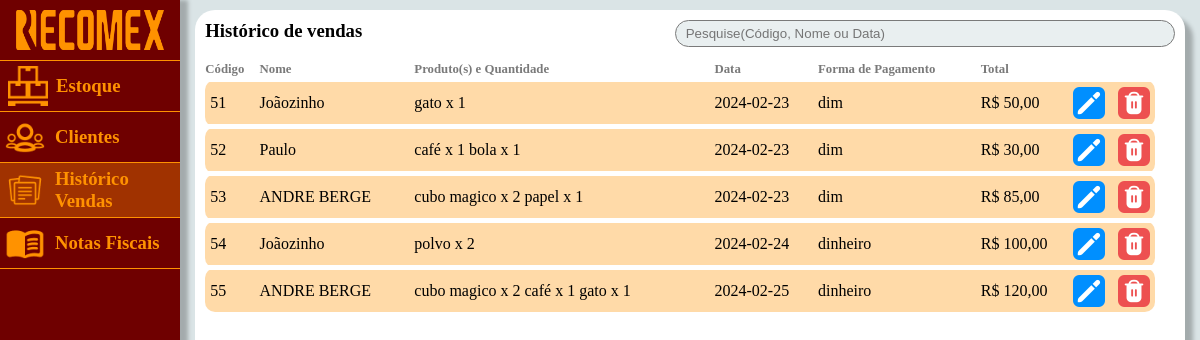
/app/views/Vendas/vendas.php (signed in), run on an earlier commit of the app's database.
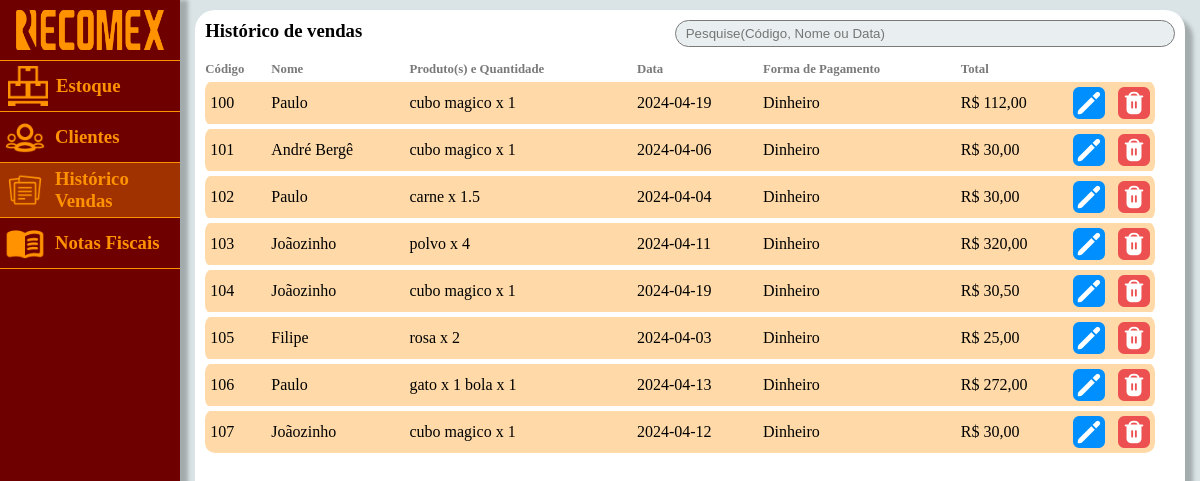
And on a later commit of the database.
### tables this page shows
CREATE TABLE `vendas` (
  `idvendas` int(11) NOT NULL,
  `id_clientes` int(11) NOT NULL,
  `dataV` varchar(50) DEFAULT NULL,
  `qtdVenda` float DEFAULT NULL,
  `forma` varchar(50) DEFAULT NULL
);

CREATE TABLE `clientes` (
  `id_clientes` int(11) NOT NULL,
  `nome` varchar(60) NOT NULL,
  `cnpj_cpf` varchar(50) NOT NULL,
  `inscrição_estadual` varchar(50) NOT NULL,
  `endereco` varchar(150) NOT NULL,
  `email` varchar(150) NOT NULL,
  `cidade` varchar(50) NOT NULL,
  `bairro` varchar(140) NOT NULL,
  `numero` varchar(140) NOT NULL,
  `cep` varchar(50) NOT NULL,
  `celular` varchar(20) NOT NULL
);

CREATE TABLE `produtos` (
  `id` int(11) NOT NULL,
  `nome` varchar(50) NOT NULL,
  `unidade_de_medida` varchar(140) DEFAULT NULL,
  `descricao` varchar(50) DEFAULT NULL,
  `ncm` varchar(50) DEFAULT NULL,
  `quantidade` float NOT NULL DEFAULT 0,
  `custo` float NOT NULL,
  `preco` float NOT NULL,
  `origem` varchar(140) DEFAULT NULL
);

CREATE TABLE `intePV` (
  `idintePV` int(10) NOT NULL,
  `idprodutos` int(10) NOT NULL,
  `idvendas` int(10) NOT NULL,
  `quantidadeP` float NOT NULL,
  `valorP` float NOT NULL
);

### app/views/Vendas/vendas.php (the view, shortened to what this page needs)
<?php
include('../../helpers/conexao.php');
$filtro_sql = "";
$sql = "SELECT * FROM vendas v
inner join clientes c on c.id_clientes = v.id_clientes $filtro_sql ORDER BY idvendas ";
$query = mysqli_query($mysqli, $sql);
?>
<!DOCTYPE html>
<html lang="en">
<head>
    <link rel="stylesheet" href="setyle.css">
</head>
<body>
    <header>
        <div class="logo">
            <img src="../../../img/logo_recomex2.png" height="40vh" alt="">
        </div>
        <a href="../Estoque/estoque.php">
            <div class="estoque">
                <img src="../../../img/icone_estoque.png" height="40vh" alt="">
                <h3>Estoque</h3>
            </div>
        </a>
        <a href="../Clientes/clientes.php">
            <div class="clientes">
                <img src="../../../img/typcn_group-outline.png" height="40vh" alt="">
                <h3>Clientes</h3>
            </div>
        </a>
        <a href="../Vendas/vendas.php">
            <div class="vendas">
                <img src="../../../img/arcticons_notebook.png" height="40vh" alt="">
                <h3>Histórico Vendas</h3>
            </div>
        </a>
        <a href="../Notas/notas.php">
            <div class="Notas">
                <img src="../../../img/ri_profile-fill.png" height="40vh" alt="">
                <h3>Notas Fiscais</h3>
            </div>
        </a>
    </header>
    <main>
        <div class="container" style=" background: white; box-shadow: 8px 8px 4px rgba(0, 0, 0, 0.25)">
            <nav style="display: flex; justify-content:space-between; ">
                <h3>Histórico de vendas</h3>
                <form method="POST" action="">
                    <input class="input_search" type="text" placeholder="Pesquise(Código, Nome ou Data)" value="<?php echo $_POST["filtro"]; ?>" name="filtro">
                </form>
            </nav>
            <div class="tabl">
                <table class="table">
                    <thead>
                        <th class="coluna-um" scope="col">Código</th>
                        <th scope="col">Nome</th>
                        <th scope="col">Produto(s) e Quantidade</th>
                        <th scope="col">Data</th>
                        <th scope="col">Forma de Pagamento</th>
                        <th scope="col">Total</th>
                    </thead>
                    <tbody>
                        <?php
                        while ($data = mysqli_fetch_assoc($query)) {
                            $res = $data['qtdVenda'];
                            $id = $data['idvendas'];
                            $sqldois = "SELECT i.idintePV FROM  intePV i
                            inner join produtos p on p.id = i.idprodutos WHERE i.idvendas = '$id' ";
                            $queries = mysqli_query($mysqli, $sqldois);
                            $produto = '';
                            while ($resultado = mysqli_fetch_assoc($queries)) {
                                $idp = $resultado['idintePV'];
                                $sqltr = "SELECT p.nome, i.quantidadeP FROM  intePV i
                                inner join produtos p on p.id = i.idprodutos WHERE i.idintePV = '$idp' ";
                                $queriesy = mysqli_query($mysqli, $sqltr);
                                $resultados = mysqli_fetch_assoc($queriesy);
                                $produto = $produto . $resultados['nome'] . " x " . $resultados['quantidadeP'] . " ";
                            };
                            echo "<tr >";
                            echo "<td class=\"pri\" >"   . $data['idvendas'] . "</td>";
                            echo "<td>"   . $data['nome'] . "</td>";
                            echo "<td>"   . $produto . "</td>";
                            echo "<td>"   . $data['dataV'] . "</td>";
                            echo "<td>"   . $data['forma'] . "</td>";
                            echo "<td>" . 'R$ '  . number_format($res, 2, ',') . "</td>";
                            echo "<td class=\"penult\"  > <a href='../modal-de-editar/edite.php?id=$id' > <img src='../../../img/pencil.png' alt=''> </a> </td>";
                            echo "<td class=\"ult\"  > <a href='../../helpers/delete.php?id=$id'>  <img src='../../../img/trash.png' alt=''> </a> </td>";
                        }
                        ?>
                    </tbody>
                </table>
            </div>
        </div>
    </main>
    <link rel='stylesheet' href='https://cdn-uicons.flaticon.com/uicons-solid-rounded/css/uicons-solid-rounded.css'>
</body>
</html>

What changed in the data, as far as the page shows it:
removed vendas: idvendas "51", id_clientes.nome "Joãozinho", produtos.nome "gato x 1", dataV "2024-02-23", forma "dim", qtdVenda "50,00"
removed vendas: idvendas "52", id_clientes.nome "Paulo", produto "café x 1 bola x 1", dataV "2024-02-23", forma "dim", qtdVenda "30,00"
removed vendas: idvendas "53", id_clientes.nome "ANDRE BERGE", produto "cubo magico x 2 papel x 1", dataV "2024-02-23", forma "dim", qtdVenda "85,00"
removed vendas: idvendas "54", id_clientes.nome "Joãozinho", produtos.nome "polvo x 2", dataV "2024-02-24", forma "dinheiro", qtdVenda "100,00"
removed vendas: idvendas "55", id_clientes.nome "ANDRE BERGE", produto "cubo magico x 2 café x 1 gato x 1", dataV "2024-02-25", forma "dinheiro", qtdVenda "120,00"
added vendas: idvendas "100", id_clientes.nome "Paulo", produtos.nome "cubo magico x 1", dataV "2024-04-19", forma "Dinheiro", qtdVenda "112,00"
added vendas: idvendas "101", id_clientes.nome "André Bergê", produtos.nome "cubo magico x 1", dataV "2024-04-06", forma "Dinheiro", qtdVenda "30,00"
added vendas: idvendas "102", id_clientes.nome "Paulo", produtos.nome "carne x 1.5", dataV "2024-04-04", forma "Dinheiro", qtdVenda "30,00"
added vendas: idvendas "103", id_clientes.nome "Joãozinho", produtos.nome "polvo x 4", dataV "2024-04-11", forma "Dinheiro", qtdVenda "320,00"
added vendas: idvendas "104", id_clientes.nome "Joãozinho", produtos.nome "cubo magico x 1", dataV "2024-04-19", forma "Dinheiro", qtdVenda "30,50"
added vendas: idvendas "105", id_clientes.nome "Filipe", produtos.nome "rosa x 2", dataV "2024-04-03", forma "Dinheiro", qtdVenda "25,00"
added vendas: idvendas "106", id_clientes.nome "Paulo", produto "gato x 1 bola x 1", dataV "2024-04-13", forma "Dinheiro", qtdVenda "272,00"
added vendas: idvendas "107", id_clientes.nome "Joãozinho", produtos.nome "cubo magico x 1", dataV "2024-04-12", forma "Dinheiro", qtdVenda "30,00"
